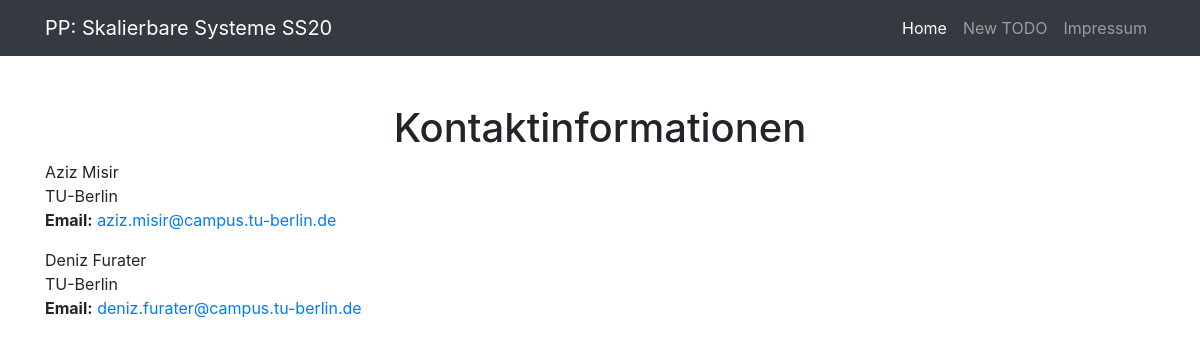
Page /todos_app/impressum/ on the committed database.
### todos_app/models.py (models this page shows, shortened)
class Author(models.Model):
    first_name = models.CharField(max_length=50)
    last_name = models.CharField(max_length=50)
    uni = models.CharField(max_length=50)
    mail = models.CharField(max_length=50)

### todos_app/views.py (the view)
# urls.py: path('impressum/', views.impressum, name='impressum'),
def impressum(request):
    author_list = Author.objects.all()
    context = {
        'author_list': author_list,
    }
    return render(request, 'todos_app/impressum.html', context=context)

### todos_app/templates/todos_app/impressum.html (shortened to what this page needs)
{% extends "todos_app/base.html" %}
{% block header %} Kontaktinformationen {% endblock %}
{% block content %}
<div class="d-flex flex-column mb-3">
    {% for elm in author_list %}
    <address>
        {{elm.first_name}} {{elm.last_name}}</br>
        {{elm.uni}}</br>
        <strong>Email:</strong> <a href="mailto:{{elm.mail}}">{{elm.mail}}</a>
    </address>
    {% endfor %}
</div>
{% endblock %}

### rows in the picture
Author: first_name "Aziz", last_name "Misir", uni "TU-Berlin", mail "aziz.misir@campus.tu-berlin.de"
Author: first_name "Deniz", last_name "Furater", uni "TU-Berlin", mail "deniz.furater@campus.tu-berlin.de"
